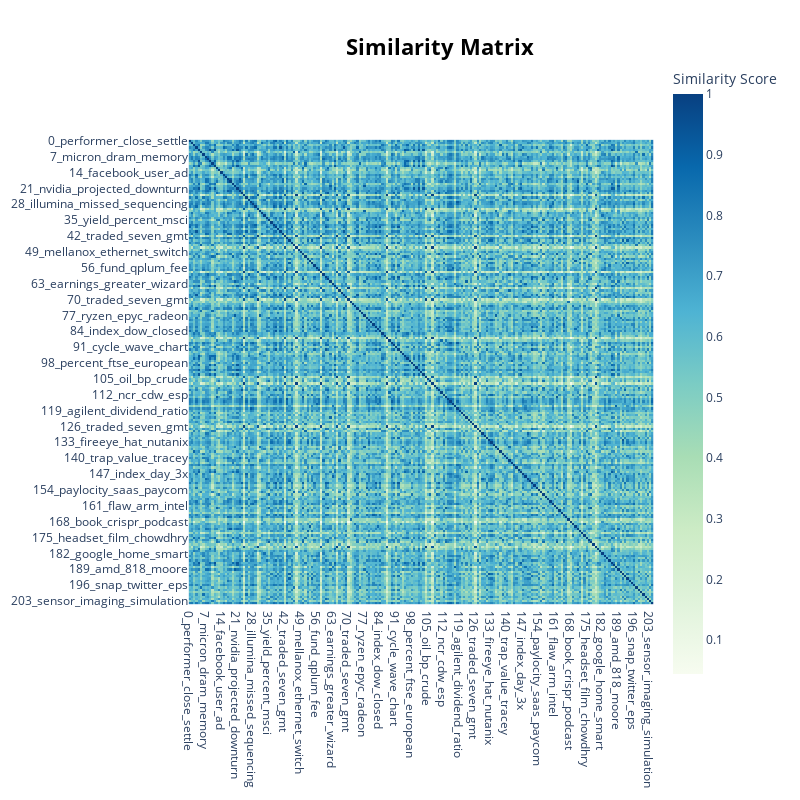

The cell this chart's notebook holds for it:
### Code cell
# Visualize the similarity between topics
bert_topic_model.visualize_heatmap()

### Figure 1 — Plotly figure (JSON) as saved in the notebook; plotly's stock layout.template omitted (floating-point values rounded to 4 significant figures; data arrays with more than 128 entries replaced by an {"elided": "..."} marker saying what was removed)
{"data": [{"coloraxis": "coloraxis", "hovertemplate": "x: %{x}<br>y: %{y}<br>Similarity Score: %{z}<extra></extra>", "name": "0", "type": "heatmap", "x": {"elided": "205 str values"}, "xaxis": "x", "y": {"elided": "205 str values"}, "yaxis": "y", "z": {"elided": "205x205 float values"}}], "layout": {"coloraxis": {"colorbar": {"title": {"text": "Similarity Score"}}, "colorscale": [[0, "rgb(247,252,240)"], [0.125, "rgb(224,243,219)"], [0.25, "rgb(204,235,197)"], [0.375, "rgb(168,221,181)"], [0.5, "rgb(123,204,196)"], [0.625, "rgb(78,179,211)"], [0.75, "rgb(43,140,190)"], [0.875, "rgb(8,104,172)"], [1, "rgb(8,64,129)"]]}, "height": 800, "hoverlabel": {"bgcolor": "white", "font": {"family": "Rockwell", "size": 16}}, "legend": {"title": {"text": "Trend"}}, "margin": {"t": 60}, "showlegend": true, "title": {"font": {"color": "Black", "size": 22}, "text": "<b>Similarity Matrix</b>", "x": 0.55, "xanchor": "center", "y": 0.95, "yanchor": "top"}, "width": 800, "xaxis": {"anchor": "y", "constrain": "domain", "domain": [0, 1], "scaleanchor": "y"}, "yaxis": {"anchor": "x", "autorange": "reversed", "constrain": "domain", "domain": [0, 1]}}}
